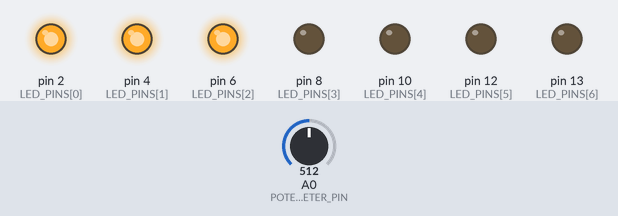
Simulated run of this sketch. Board: Arduino Uno, built with avr-gcc and run on an emulated ATmega328P. Parts: output pins drawn as LEDs (lit = HIGH). Inputs (shaded band) come from the test bench; at power-on: A0 (POTENTIOMETER_PIN) = 512.

Above: at 1.2 s.
1.3 s: A0 (POTENTIOMETER_PIN) set to 577
2.8 s: A0 (POTENTIOMETER_PIN) set to 593
At 3.3 s:
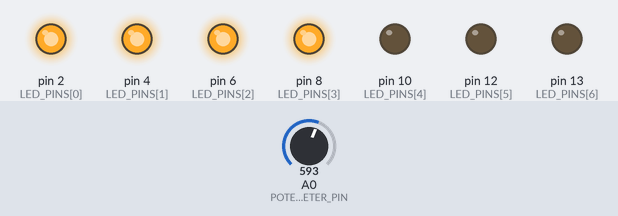
4.3 s: A0 (POTENTIOMETER_PIN) set to 306
At 4.6 s:
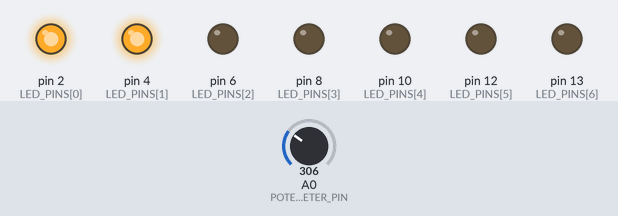
5.8 s: A0 (POTENTIOMETER_PIN) set to 284
At 7.0 s:
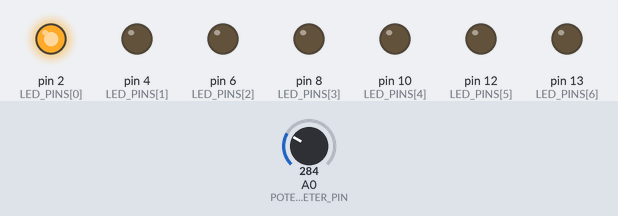
7.3 s: A0 (POTENTIOMETER_PIN) set to 155
8.8 s: A0 (POTENTIOMETER_PIN) set to 135
At 9.9 s:
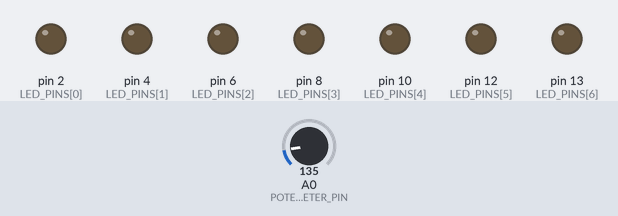
Timing chart, 0 to 11.3 s (numbered marks = the images above; inputs shaded):
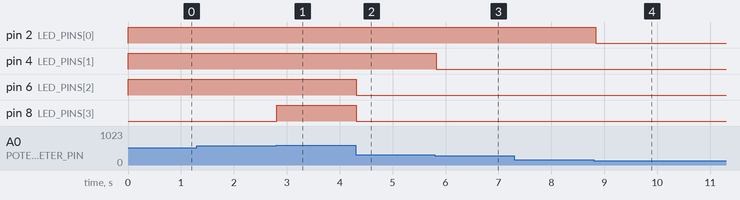

Measured:
- the behaviour switches between 584 and 585 on A0 (POTENTIOMETER_PIN) (found by bisection; images 0 and 1)
- the behaviour switches between 293 and 292 on A0 (POTENTIOMETER_PIN) (found by bisection; images 2 and 3)
- the behaviour switches between 147 and 146 on A0 (POTENTIOMETER_PIN) (found by bisection; images 3 and 4)
- after the input at 1.3 s, every drawn part: stays the same
- after the input at 2.8 s, pin 8 (LED_PINS[3]): LOW → HIGH at once
- after the input at 4.3 s, pin 6 (LED_PINS[2]), pin 8 (LED_PINS[3]): HIGH → LOW at once
- after the input at 5.8 s, pin 4 (LED_PINS[1]): HIGH → LOW at once
- after the input at 7.3 s, every drawn part: stays the same
- after the input at 8.8 s, pin 2 (LED_PINS[0]): HIGH → LOW at once

The sketch:

sketch_may30b.ino
```cpp
// Pin configuratie voor de potentiometer
// De potentiometer is aangesloten op analoge pin A0
const int POTENTIOMETER_PIN = A0;

// Debounce delay in milliseconden
// Een kleine vertraging tussen het lezen van de potentiometer om snelle veranderingen te voorkomen
const int DELAY_MS = 50;  // 50 milliseconden

// Pin-nummers voor de LEDs
// LEDs zijn aangesloten op digitale pinnen 2, 4, 6, 8, 10, 12, en 13
const int LED_PINS[] = {2, 4, 6, 8, 10, 12, 13};

// Berekent het aantal LEDs door de grootte van de array te delen door de grootte van één element
const int LED_COUNT = sizeof(LED_PINS) / sizeof(LED_PINS[0]);

// Minimale en maximale waarden voor de potentiometer
// De potentiometer geeft waarden tussen 0 (laagst) en 1023 (hoogst)
const int POT_MIN = 0;
const int POT_MAX = 1023;

// Index voor de eerste en laatste LED
const int LED_FIRST = 0;
const int LED_LAST = LED_COUNT;  // Aantal LEDs

void setup() {
    // Zet de LED-pinnen als output
    // De for-lus doorloopt elke LED-pin en stelt deze in als output
    for (int i = LED_FIRST; i < LED_LAST; i++) {
        pinMode(LED_PINS[i], OUTPUT);
    }
}

void loop() {
    // Lees de waarde van de potentiometer
    int potValue = readPotentiometer();

    // Map de potentiometerwaarde naar een aantal LEDs dat moet worden ingeschakeld
    int numLedsOn = mapPotValueToLedCount(potValue);

    // Update de LEDs: zet het juiste aantal LEDs aan
    updateLeds(numLedsOn);

    // Wacht een korte tijd voordat de loop opnieuw begint (debouncing)
    delay(DELAY_MS);
}

// Functie om de potentiometerwaarde te lezen
// Deze functie leest de analoge waarde van de potentiometer (0-1023)
int readPotentiometer() {
    return analogRead(POTENTIOMETER_PIN);
}

// Functie om de potentiometerwaarde te mappen naar het aantal LEDs dat moet branden
// De potentiometerwaarde (0-1023) wordt omgerekend naar een aantal LEDs (0-LED_COUNT)
int mapPotValueToLedCount(int potValue) {
    return map(potValue, POT_MIN, POT_MAX, LED_FIRST, LED_LAST);
}

// Functie om de LEDs bij te werken op basis van het aantal dat moet branden
// Zet de eerste 'numLedsOn' LEDs aan, de rest uit
void updateLeds(int numLedsOn) {
    for (int i = 0; i < LED_COUNT; i++) {
        // Als de huidige LED binnen het bereik van 'numLedsOn' ligt, zet deze aan
        // Anders, zet de LED uit
        digitalWrite(LED_PINS[i], i < numLedsOn ? HIGH : LOW);
    }
}
```
